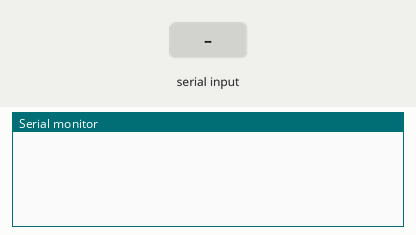
This sketch was run on a simulated Arduino Uno, built with avr-gcc and run on an emulated ATmega328P. On the bench: the last lines printed to the serial monitor. The test bench sets the inputs (shaded band).

Above: at 1.2 s.
1.3 s: "a" received over Serial
At 1.8 s:
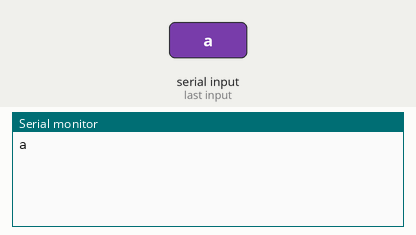
2.8 s: "b" received over Serial
At 4.2 s:
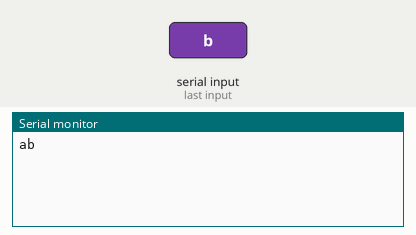

Measured:
- after the input at 1.3 s, the serial monitor: prints a new line at once (image 1)
- after the input at 2.8 s, the serial monitor: prints a new line at once (image 2)

The sketch:

coms_test.ino
```cpp
// If you are here, you are probably very frusturated.

void setup()
{
	Serial.begin(9600);
}

void loop()
{
	if(Serial.available() > 0){
		char in = Serial.read();
		if(in == 'a'){
			Serial.write(in);
		}
		else if(in == 'b'){
			Serial.write(in);
		}
	}
}
```
